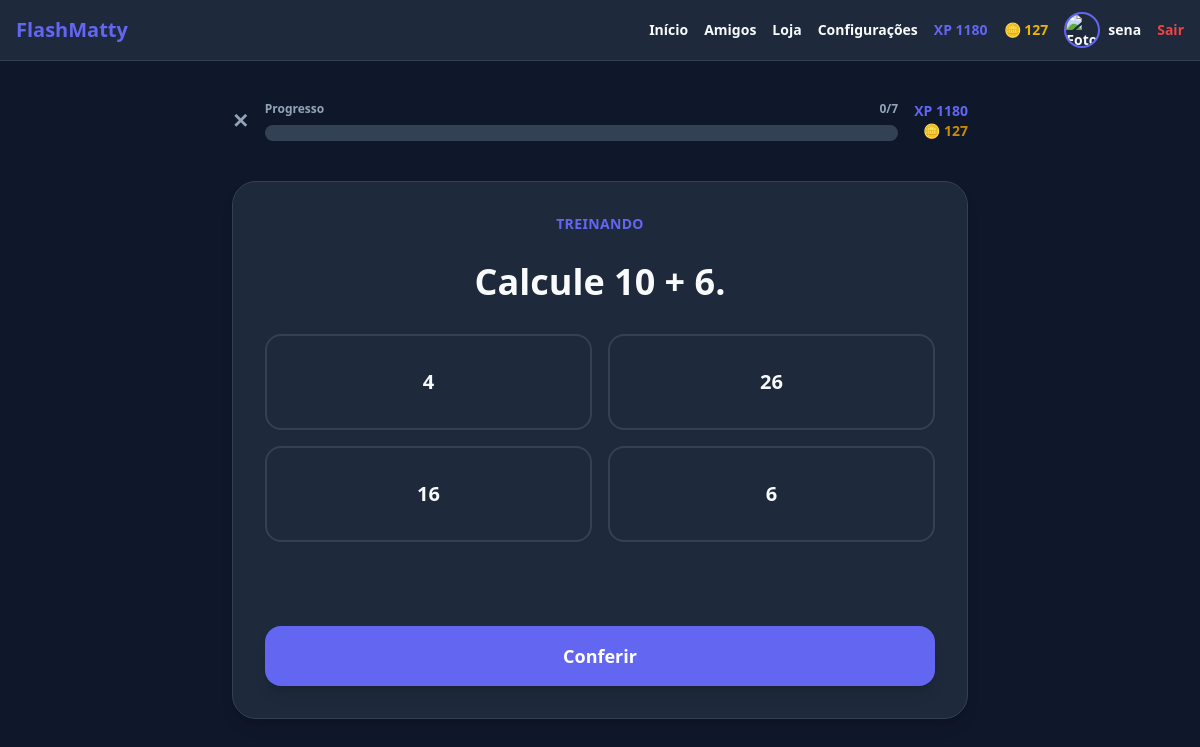
The page /etapa/1-ano/numeros/problemas-adicao/2 (signed in) on the database its author committed.
### models.py (models this page shows, shortened)
class Usuario(UserMixin, db.Model):
    __tablename__ = "usuario"
    id = db.Column(
        db.Integer,
        primary_key=True
    )
    nome = db.Column(
        db.String(80),
        nullable=False
    )
    username = db.Column(
        db.String(40),
        unique=True,
        nullable=False
    )
    senha = db.Column(
        db.String(255),
        nullable=False
    )
    xp = db.Column(
        db.Integer,
        nullable=False,
        default=0
    )
    moedas = db.Column(
        db.Integer,
        nullable=False,
        default=0
    )
    acertos = db.Column(
        db.Integer,
        nullable=False,
        default=0
    )
    erros = db.Column(
        db.Integer,
        nullable=False,
        default=0
    )
    criado_em = db.Column(
        db.DateTime,
        nullable=False,
        default=datetime.utcnow
    )

### app.py (the view, shortened to what this page needs)
@app.route(
    "/etapa/<ano_id>/<tema_id>/<assunto_id>/<etapa_id>"
)
@login_required
def etapa(
    ano_id,
    tema_id,
    assunto_id,
    etapa_id
):
    dados_ano = buscar_ano(
        ano_id
    )
    dados_tema = buscar_tema(
        dados_ano,
        tema_id
    )
    dados_assunto = buscar_assunto(
        dados_tema,
        assunto_id
    )
    dados_etapa = buscar_etapa(
        dados_assunto,
        etapa_id
    )
    interacoes = (
        dados_etapa.get(
            "interacoes",
            []
        )
    )
    nova_questao = gerar_questao(
        dados_etapa[
            "tipo"
        ],
        interacoes,
        nivel=
            dados_etapa.get(
                "nivel"
            ),
        ano=
            dados_etapa.get(
                "ano",
                dados_ano.get(
                    "ordem"
                )
            ),
        complexidade=
            dados_etapa.get(
                "complexidade"
            ),
        operacoes=
            dados_etapa.get(
                "operacoes"
            ),
        desafio=
            dados_etapa.get(
                "desafio",
                False
            )
    )
    if (
        not isinstance(
            nova_questao,
            dict
        )
        or
        "pergunta" not in nova_questao
        or
        "resposta" not in nova_questao
    ):
        abort(
            500,
            description=
                "O gerador retornou uma questão inválida."
        )
    session[
        "tentativa"
    ] = {
        "ano":
            ano_id,
        "tema":
            tema_id,
        "assunto":
            assunto_id,
        "etapa":
            etapa_id,
        "respondidas":
            0,
        "acertos":
            0,
        "quantidade":
            dados_etapa[
                "quantidade"
            ],
        "pergunta":
            nova_questao[
                "pergunta"
            ],
        "resposta":
            nova_questao[
                "resposta"
            ],
        "tipo":
            dados_etapa[
                "tipo"
            ],
        "interacoes":
            interacoes,
        "nivel":
            dados_etapa.get(
                "nivel",
                2
            ),
        "ano_numero":
            dados_etapa.get(
                "ano",
                dados_ano.get(
                    "ordem",
                    1
                )
            ),
        "complexidade":
            dados_etapa.get(
                "complexidade",
                "pratica"
            ),
        "operacoes":
            dados_etapa.get(
                "operacoes",
                1
            ),
        "desafio":
            bool(
                dados_etapa.get(
                    "desafio",
                    False
                )
            ),
        "explicacao":
            nova_questao.get(
                "explicacao",
                ""
            ),
        "habilidade":
            nova_questao.get(
                "habilidade",
                ""
            )
    }
    session.modified = True
    return render_template(
        "etapa.html",
        ano=
            dados_ano,
        tema=
            dados_tema,
        assunto=
            dados_assunto,
        etapa=
            dados_etapa,
        etapa_id=
            etapa_id,
        questao_publica=
            questao_publica(
                nova_questao
            )
    )

### app.py (called while the page is built, shortened)
@login_manager.user_loader
def carregar_usuario(user_id):
    try:
        return db.session.get(
            Usuario,
            int(user_id)
        )
    except (
        ValueError,
        TypeError
    ):
        return None

def buscar_ano(ano_id):
    ano = CURRICULO.get(
        ano_id
    )
    if not ano:
        abort(404)
    return ano

def buscar_tema(
    ano,
    tema_id
):
    tema = (
        ano
        .get(
            "temas",
            {}
        )
        .get(
            tema_id
        )
    )
    if not tema:
        abort(404)
    return tema

def buscar_assunto(
    tema,
    assunto_id
):
    assunto = (
        tema
        .get(
            "assuntos",
            {}
        )
        .get(
            assunto_id
        )
    )
    if not assunto:
        abort(404)
    return assunto

def buscar_etapa(
    assunto,
    etapa_id
):
    etapa = (
        assunto
        .get(
            "etapas",
            {}
        )
        .get(
            etapa_id
        )
    )
    if not etapa:
        abort(404)
    return etapa

def obter_progresso_etapa(
    ano_id,
    tema_id,
    assunto_id,
    etapa_id,
    criar=False
):
    progresso = (
        ProgressoEtapa.query
        .filter_by(
            usuario_id=
                current_user.id,
            ano=
                ano_id,
            tema=
                tema_id,
            assunto=
                assunto_id,
            etapa=
                etapa_id
        )
        .first()
    )
    return progresso

def etapa_liberada(
    assunto,
    ano_id,
    tema_id,
    assunto_id,
    etapa_id
):
    ids = list(
        assunto[
            "etapas"
        ].keys()
    )
    if etapa_id not in ids:
        return False
    indice = ids.index(
        etapa_id
    )
    if indice == 0:
        return True
    etapa_anterior = ids[
        indice - 1
    ]
    progresso_anterior = (
        obter_progresso_etapa(
            ano_id,
            tema_id,
            assunto_id,
            etapa_anterior
        )
    )
    return bool(
        progresso_anterior
        and
        progresso_anterior.concluida
    )

def questao_publica(
    questao
):
    if not isinstance(
        questao,
        dict
    ):
        return {}
    return {
        chave:
            valor
        for chave, valor
        in questao.items()
        if chave not in (
            "resposta",
            "explicacao"
        )
    }

### templates/etapa.html (shortened to what this page needs)
{% extends "base.html" %}
{% block content %}
<div
    id="exercicio-app"
    data-voltar="{{
        url_for(
            'assunto',
            ano_id=session['tentativa']['ano'],
            tema_id=session['tentativa']['tema'],
            assunto_id=session['tentativa']['assunto']
        )
    }}"
    class="
        max-w-3xl
        mx-auto
        px-4
        py-10
    "
>
    <div
        class="
            flex
            justify-between
            items-center
            gap-4
        "
    >
        <a
            href="{{
                url_for(
                    'assunto',
                    ano_id=session['tentativa']['ano'],
                    tema_id=session['tentativa']['tema'],
                    assunto_id=session['tentativa']['assunto']
                )
            }}"
            class="
                text-slate-500
                font-black
                text-xl
                hover:text-slate-800
            "
        >
            ✕
        </a>
        <div class="flex-1">
            <div
                class="
                    flex
                    justify-between
                    items-center
                    mb-2
                    text-xs
                    font-black
                    text-slate-500
                "
            >
                <span>
                    Progresso
                </span>
                <span id="texto-progresso">
                    0/{{ etapa.quantidade }}
                </span>
            </div>
            <div
                class="
                    bg-slate-200
                    h-4
                    rounded-full
                    overflow-hidden
                "
            >
            </div>
        </div>
        <div
            class="
                flex
                flex-col
                items-end
                text-sm
                font-black
            "
        >
            <div class="text-indigo-600">
                XP
                <span id="xp-atual">
                    {{ current_user.xp or 0 }}
                </span>
            </div>
            <div class="text-yellow-600">
                🪙
                <span id="moedas">
                    {{ current_user.moedas or 0 }}
                </span>
            </div>
        </div>
    </div>
    <div
        class="
            mt-10
            rounded-3xl
            bg-white
            border
            border-slate-100
            shadow-lg
            p-5
            md:p-8
        "
    >
        <p
            class="
                uppercase
                tracking-wide
                text-sm
                font-black
                text-indigo-600
                text-center
            "
        >
            {{ etapa.nome }}
        </p>
        <h1
            id="pergunta"
            class="
                text-2xl
                md:text-4xl
                font-black
                mt-6
                text-center
                text-slate-900
            "
        >
        </h1>
        <div
            id="resposta-area"
            class="mt-8"
        ></div>
        <div
            id="feedback"
            class="
                mt-6
                min-h-12
                text-center
                text-lg
                font-black
            "
        ></div>
        <button
            id="botaoResponder"
            type="button"
            class="
                mt-6
                w-full
                bg-indigo-600
                hover:bg-indigo-700
                disabled:bg-indigo-300
                disabled:cursor-not-allowed
                text-white
                font-black
                text-lg
                rounded-2xl
                p-4
                transition
                shadow-lg
            "
        >
        </button>
    </div>
</div>
{% endblock %}

### templates/base.html (shortened to what this page needs)
<!DOCTYPE html>
<html lang="pt-BR">
<head>
    <script src="https://cdn.tailwindcss.com"></script>
</head>
<body
    class="
        app-body
        min-h-screen
    "
>
{% if current_user.is_authenticated %}
<header
    class="
        app-header
        border-b
        sticky
        top-0
        z-50
        backdrop-blur-xl
    "
>
    <div
        class="
            max-w-7xl
            mx-auto
            px-4
            py-3
            flex
            flex-wrap
            gap-4
            items-center
            justify-between
        "
    >
        <a
            href="{{ url_for('dashboard') }}"
            class="
                app-logo
                font-black
                text-xl
                transition
            "
        >
            FlashMatty
        </a>
        <nav
            class="
                flex
                flex-wrap
                items-center
                justify-end
                gap-3
                sm:gap-4
                text-sm
                font-bold
            "
        >
            <a
                href="{{ url_for('dashboard') }}"
                class="app-nav-link transition"
            >
                Início
            </a>
            <a
                href="{{ url_for('social.amigos') }}"
                class="
                    app-nav-link
                    relative
                    transition
                "
            >
                Amigos
            </a>
            <a
                href="{{ url_for('loja.index') }}"
                class="
                    app-nav-link
                    transition
                "
                title="Loja"
            >
                <span class="">
                    Loja
                </span>
            </a>
            <a
                href="{{ url_for('configuracoes') }}"
                class="
                    app-nav-link
                    transition
                "
                title="Configurações"
            >
                <span class="">
                    Configurações
                </span>
            </a>
            <span
                class="
                    text-indigo-500
                    whitespace-nowrap
                "
            >
                XP {{ current_user.xp or 0 }}
            </span>
            <span
                class="
                    text-yellow-500
                    whitespace-nowrap
                "
            >
                🪙 {{ current_user.moedas or 0 }}
            </span>
            <a
                href="{{ url_for(
                    'social.perfil',
                    username=current_user.username
                ) }}"
                class="
                    app-nav-link
                    flex
                    items-center
                    gap-2
                    transition
                "
            >
                <img
                    src="{{ url_for(
                        'social.foto_perfil',
                        usuario_id=current_user.id
                    ) }}"
                    alt="Foto de {{ current_user.nome }}"
                    class="
                        app-avatar
                        w-9
                        h-9
                        rounded-full
                        object-cover
                        border-2
                    "
                >
                <span class="hidden sm:inline">
                    {{ current_user.nome }}
                </span>
            </a>
            <a
                href="{{ url_for('logout') }}"
                class="
                    text-red-500
                    hover:text-red-400
                    transition
                "
            >
                Sair
            </a>
        </nav>
    </div>
</header>
{% endif %}
<main>
    {% block content %}
    {% endblock %}
</main>
</body>
</html>

### templates/base.html (style rules this page uses)
:root { --fm-primary: #6366f1; --fm-bg: #0f172a; --fm-card: #1e293b; --fm-surface: #334155; --fm-text: #f8fafc; --fm-muted: #94a3b8; --fm-border: #334155; --fm-on-primary: #ffffff; }
html, body { transition: background-color .20s ease, color .20s ease; }
body { background-color: var(--fm-bg) !important; color: var(--fm-text) !important; }
.app-header { background-color: var(--fm-card) !important; border-color: var(--fm-border) !important; color: var(--fm-text) !important; }
.app-logo { color: var(--fm-primary) !important; }
.app-nav-link { color: var(--fm-text) !important; }
.app-avatar { border-color: var(--fm-primary) !important; }
.bg-white, .bg-slate-800 { background-color: var(--fm-card) !important; }
.bg-slate-100, .bg-slate-200, .bg-slate-700 { background-color: var(--fm-surface) !important; }
.text-slate-900, .text-slate-800, .text-slate-700 { color: var(--fm-text) !important; }
.text-slate-300, .text-slate-400, .text-slate-500, .text-slate-600 { color: var(--fm-muted) !important; }
.text-white { color: var(--fm-text) !important; }
.bg-indigo-500.text-white, .bg-indigo-600.text-white, .bg-indigo-700.text-white, .bg-violet-600.text-white, .bg-violet-700.text-white, .bg-red-500.text-white, .bg-red-600.text-white, .bg-green-500.text-white, .bg-green-600.text-white { color: #ffffff !important; }
.border-slate-100, .border-slate-200, .border-slate-300, .border-slate-600, .border-slate-700 { border-color: var(--fm-border) !important; }
.bg-indigo-500, .bg-indigo-600, .bg-indigo-700 { background-color: var(--fm-primary) !important; }
.text-indigo-300, .text-indigo-400, .text-indigo-500, .text-indigo-600, .text-indigo-700 { color: var(--fm-primary) !important; }
html[data-theme="dark"] { color-scheme: dark; }
html:not(.reduzir-animacoes) { scroll-behavior: smooth; }
[id] { scroll-margin-top: 90px; }

### rows shown on the page
Usuario: xp "1180", moedas "127", nome "sena"

### other values the page prints
{{ etapa.quantidade }} "7"
{{ etapa.nome }} "TREINANDO"
